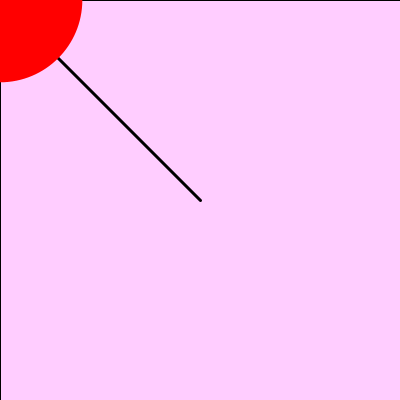
Frame 1 (no input)
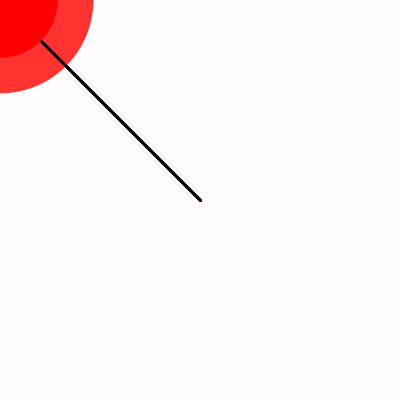
Frame 60 (the mouse pressed at the canvas centre just before this capture)
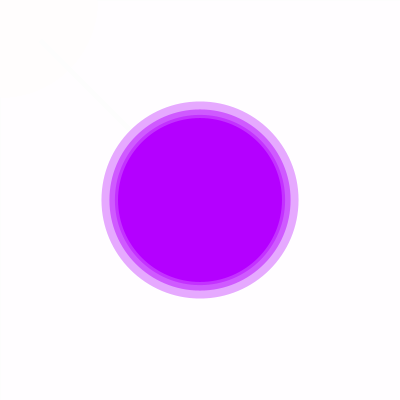
Frame 120 (the mouse held since frame 60 and released just before this capture)

The Processing sketch that drew these frames (run headless with seeded random() and noise(); from frame 60 on, the mouse is pressed at the canvas centre):

// Processing sketch: processing_60216
// ── processing_60216.pde

void setup(){

  size(400,400);
  background(255,255,255);
 
}
  

void draw(){
 
float r;
r=random(100,200);
  
smooth();
  
 //background(255,255,255);
 
fill(255,0,255,50);
rectMode(CENTER);
rect(200,200,400,400);  

stroke(0);
strokeWeight(3);
line(200,200,mouseX,mouseY);

noStroke();
colorMode(HSB);
fill(mouseX,255,255);
ellipseMode(CENTER);
ellipse(mouseX,mouseY,r,r);


}
